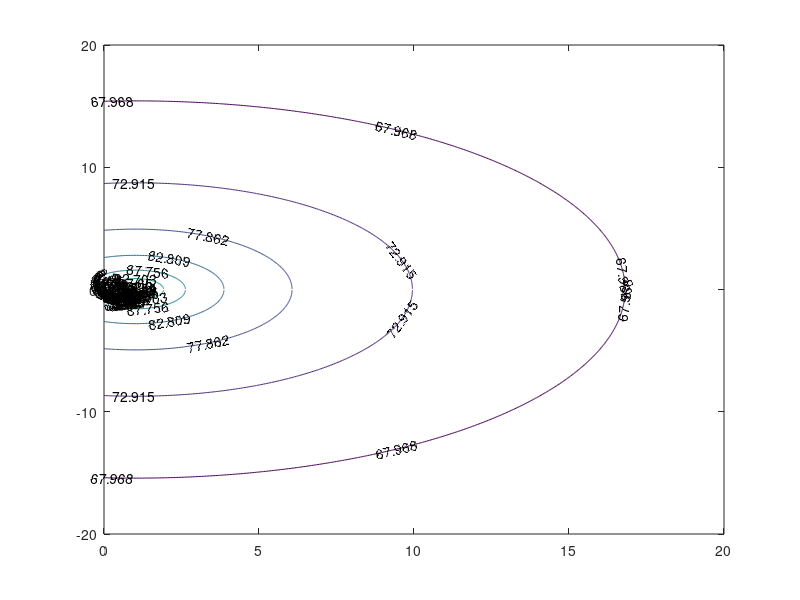

Write MATLAB code to recreate this figure.
% simple line source, SPL as grid plot
clear variables
%close all
t=0;
rho0=1.21;
c=343;
u0=0.1;
f=200;
omega=2*pi*f;
k=omega/c;
r=10;

xlength=[-20:0.05:20];
ylength=[0:0.05:20];
[coorx,coory]=meshgrid(ylength,xlength);


yshift1=coory+0.0525+0.0279;
xshift1=coorx-1.0185;
thetashift1=atan(yshift1./xshift1)-deg2rad(32);
L1=0.07;
a1=L1/2;


yshift2=coory-0.0525-0.0279;
xshift2=coorx-1.0185;
thetashift2=atan(yshift2./xshift2)+deg2rad(32);
L2=0.07;
a2=L2/2;

yshift3=coory;
xshift3=coorx-1;
thetashift3=atan(yshift3./xshift3);
L3=0.105;
a3=L3/2;


p1=(i/2).*rho0.*c.*u0.*(a1./sqrt((xshift1.^2)+(yshift1.^2))).*k.*L1.*((sin(0.5.*k.*L1.*sin(thetashift1)))./(0.5.*k.*L1.*sin(thetashift1))).*exp(i.*(omega.*t-k.*sqrt((xshift1.^2)+(yshift1.^2))));
p2=(i/2).*rho0.*c.*u0.*(a2./sqrt((xshift2.^2)+(yshift2.^2))).*k.*L2.*((sin(0.5.*k.*L2.*sin(thetashift2)))./(0.5.*k.*L2.*sin(thetashift2))).*exp(i.*(omega.*t-k.*sqrt((xshift2.^2)+(yshift2.^2))));
p3=(i/2).*rho0.*c.*u0.*(a3./sqrt((xshift3.^2)+(yshift3.^2))).*k.*L3.*((sin(0.5.*k.*L3.*sin(thetashift3)))./(0.5.*k.*L3.*sin(thetashift3))).*exp(i.*(omega.*t-k.*sqrt((xshift3.^2)+(yshift3.^2))));
psum=p1+p2+p3;
Lp=20.*log10(abs(psum)/0.00002);
figure
contour(coorx,coory,Lp,'ShowText','on')
hold on

%surf(coorx,coory,Lp)